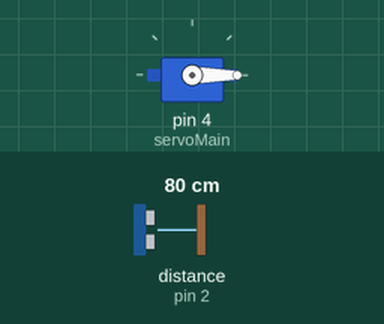
Recording of a sketch running on a simulated Arduino Uno, built with avr-gcc and run on an emulated ATmega328P. Shown: servo. Wiring (inferred from the names in the program): ultrasonic range finder: trigger pin 3; echo pin 2. Inputs (shaded band) come from the test bench; at power-on: distance to the obstacle (sensor on pin 2) 80 cm. The echo pulse lasts 58.3 µs per cm.

Above: at 1.2 s.
1.3 s: distance to the obstacle (sensor on pin 2) set to 54 cm
2.8 s: distance to the obstacle (sensor on pin 2) set to 47 cm
At 3.1 s:
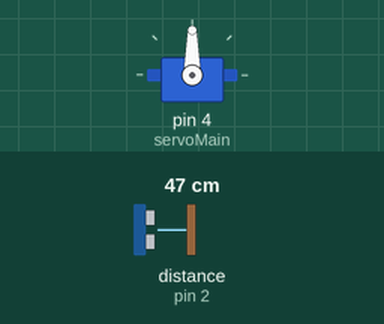
4.3 s: distance to the obstacle (sensor on pin 2) set to 60 cm
At 4.8 s:
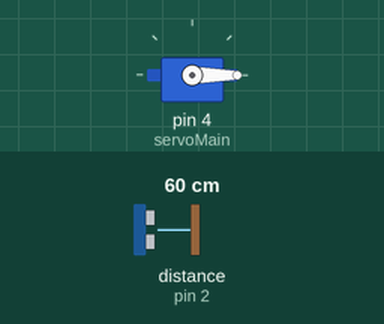
5.9 s: distance to the obstacle (sensor on pin 2) set to 2 cm
At 6.3 s:
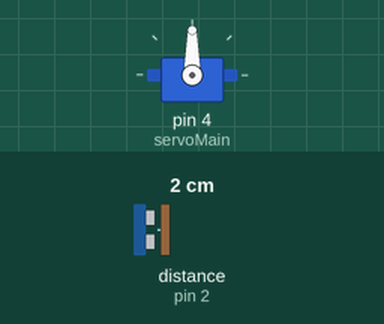
Timing chart, 0 to 8.4 s (numbered marks = the images above; inputs shaded):
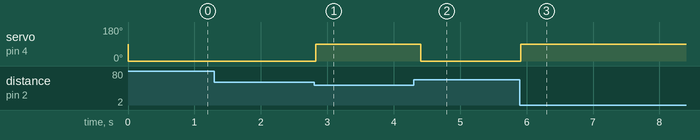

Measured:
- the behaviour switches between 51 and 50 cm on distance to the obstacle (sensor on pin 2) (found by bisection; images 0 and 1)
- after the input at 1.3 s, every drawn part: stays the same
- after the input at 2.8 s, servo on pin 4 (servoMain): 0° → 90° at once
- after the input at 4.3 s, servo on pin 4 (servoMain): 90° → 0° after 0.10 s
- after the input at 5.9 s, servo on pin 4 (servoMain): 0° → 90° at once

The sketch:

smart_dusbin.ino
```cpp
#include <Servo.h>
Servo servoMain; // Define our Servo
int trigpin = 3;
int echopin = 2;
int distance;
float duration;
float cm;

void setup()
{
   servoMain.attach(4); // servo on digital pin 10
    pinMode(trigpin, OUTPUT);
    pinMode(echopin, INPUT);
}

void loop()
{
  digitalWrite(trigpin, LOW);
  delay(1);
  digitalWrite(trigpin, HIGH);
  delay(1);
  digitalWrite(trigpin, LOW);
  duration = pulseIn(echopin, HIGH);
  cm = (duration/58.82);
  distance = cm;

  if(distance<50)
  {
    servoMain.write(90);  // Turn Servo back to center position (90 degrees)
   delay(100);
  }
   else{
     servoMain.write(0);
     delay(50);
   }

}
```
